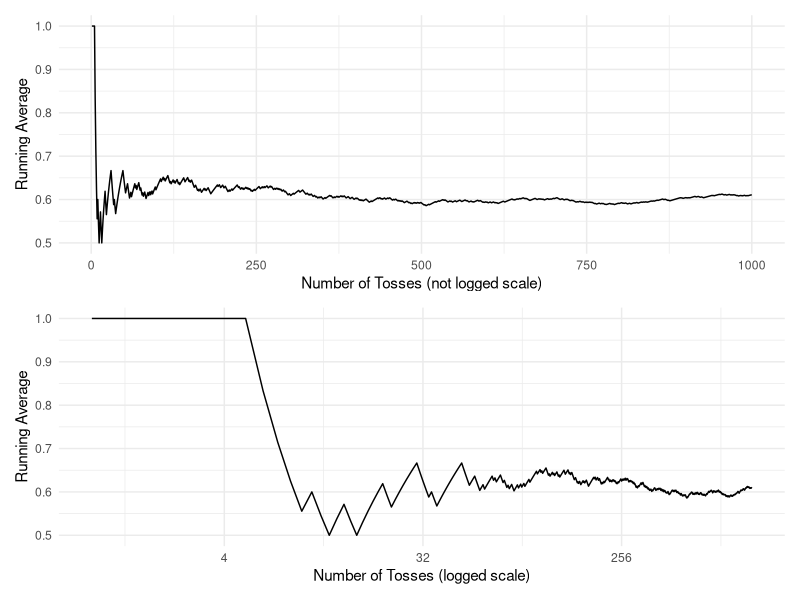
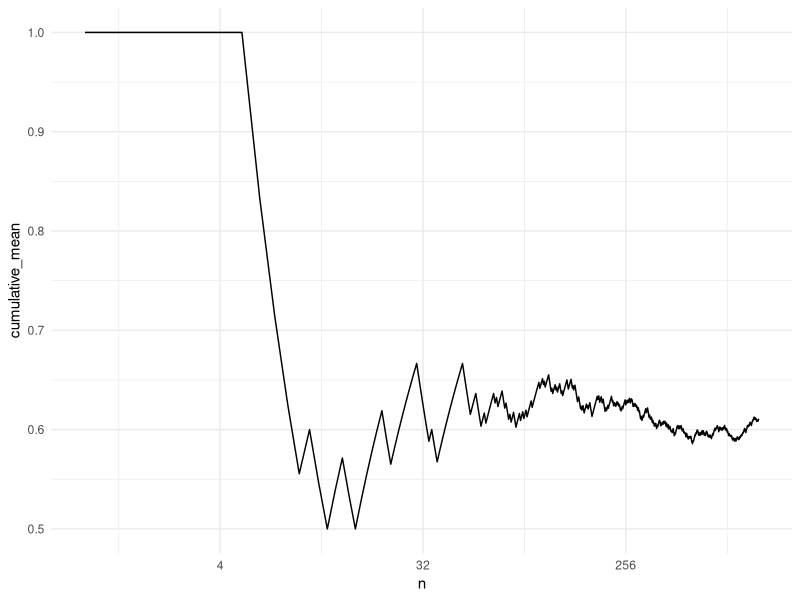
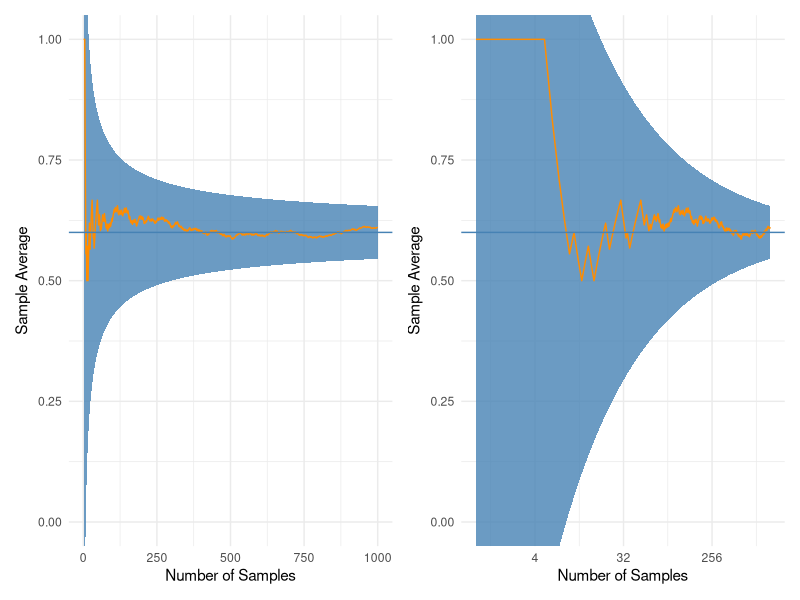

These figures' R source, in order:
## ---- chunk 1
library(dplyr)
library(magrittr)

library(ggplot2)
library(patchwork)
theme_set(theme_minimal())
## ---- chunk 2
toss_coin <- function(times) { 
  rbinom(n = times, size = 1, prob = 0.6)
  }
## ---- chunk 3
toss_coin(1)
## ---- chunk 4
toss_coin(100)
## ---- chunk 5
number_of_rows <- 1000

d <- data.frame(
  n = 1:number_of_rows,
  x = toss_coin(number_of_rows)
)

d <- d %>%  
  mutate(
    cumulative_mean = cummean(x)
  )

plot_not_logged <- d %>%
  ggplot(aes(x = n, y = cumulative_mean)) + 
  geom_line() + 
  labs(
    x = 'Number of Tosses (not logged scale)', 
    y = 'Running Average'
  )

plot_logged <- d %>%
  ggplot(aes(x = n, y = cumulative_mean)) + 
  scale_x_continuous(trans = 'log2') + 
  geom_line() + 
  labs(
    x = 'Number of Tosses (logged scale)', 
    y = 'Running Average'
  )

plot_not_logged / plot_logged
## ---- chunk 6
prob <- 0.8

d <- d %>%  
  mutate(
    epsilon = sqrt(2.4 / (prob * n))
  )
## ---- chunk 7
d %>%  
  ggplot(aes(x = n, y = cumulative_mean)) + 
  scale_x_continuous(trans = 'log2') + 
  geom_line()
## ---- chunk 8
cumulative_mean_not_logged <- d %>%  
  ggplot() + 
  geom_ribbon(
    aes(
      x = n, 
      ymin = .6 - epsilon, 
      ymax = .6 + epsilon), 
    fill = 'steelblue', alpha = 0.8) + 
  geom_line(aes(x = n, y = cumulative_mean), color = 'darkorange') + 
  geom_hline(yintercept = 0.6, color = 'steelblue') + 
  coord_cartesian(ylim = c(0,1)) + 
  labs(
    x = 'Number of Samples', 
    y = expression('Sample Average')) + 
  theme_minimal()

cumulative_mean_log_transformed <- cumulative_mean_not_logged + 
  scale_x_continuous(trans = 'log2')
  
cumulative_mean_not_logged | cumulative_mean_log_transformed  
